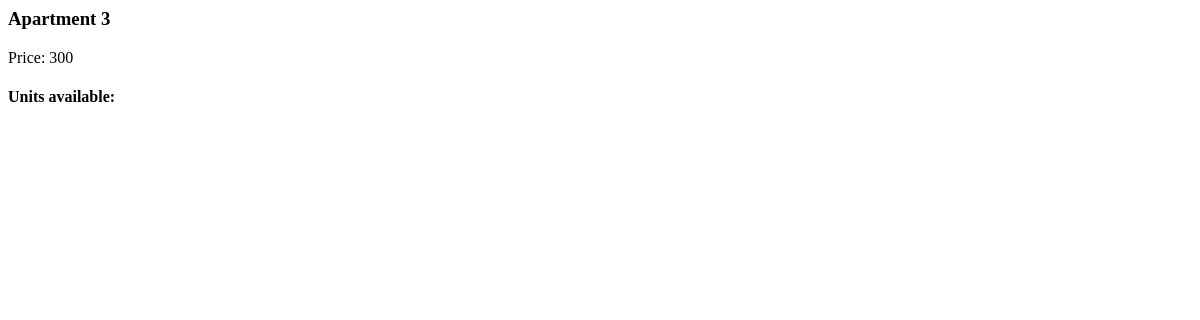
Before: /listings/3/ with the older database file.
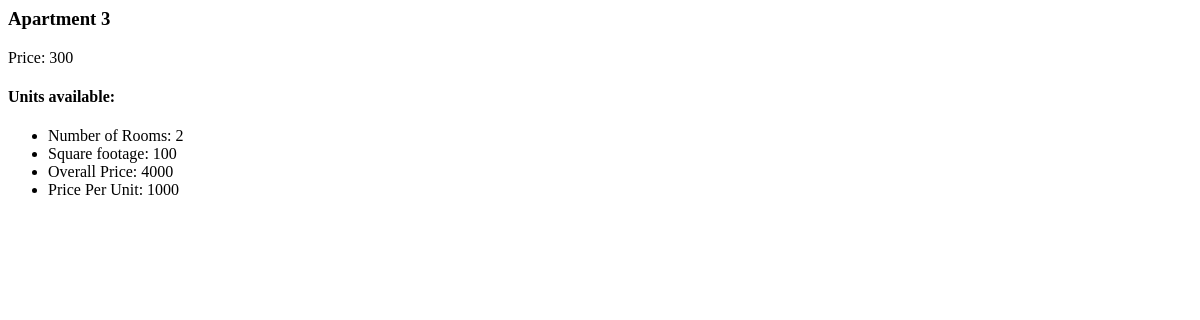
After: the same page with the newer database file.
### listings/models.py (models this page shows, shortened)
class Unit(models.Model):
    overall_price = models.IntegerField()
    price_per_unit = models.IntegerField()
    squarefootage = models.IntegerField()
    num_rooms = models.IntegerField()

### listings/views.py (the view)
# urls.py: url(r'^listings/(\d+)/', views.listing_detail, name='listing_detail'),
def listing_detail(request,id):
    try:
        listing = Listing.objects.get(id=id)
    except Listing.DoesNotExist:
        raise Http404('listing not found')
    return render(request,'listing_detail.html',{'listing':listing})

### listings/templates/listing_detail.html
{% block content %}
<div>
    <h3>{{ listing.complex_name }}</h3>
    <p>Price: {{ listing.price}}</p>
    <h4>Units available:</h4>
    {% for unit in listing.units.all %}
    <ul>
            <li>Number of Rooms: {{ unit.num_rooms }}</li>
            <li>Square footage: {{ unit.squarefootage }}</li>
            <li>Overall Price: {{ unit.overall_price }}</li>
            <li>Price Per Unit: {{ unit.price_per_unit }}</li>
    </ul>
    {% endfor %}
</div>
{% endblock %}

Changed rows visible on the page:
now on this page (row edited): Unit: num_rooms "2", squarefootage "100", overall_price "4000", price_per_unit "1000"
